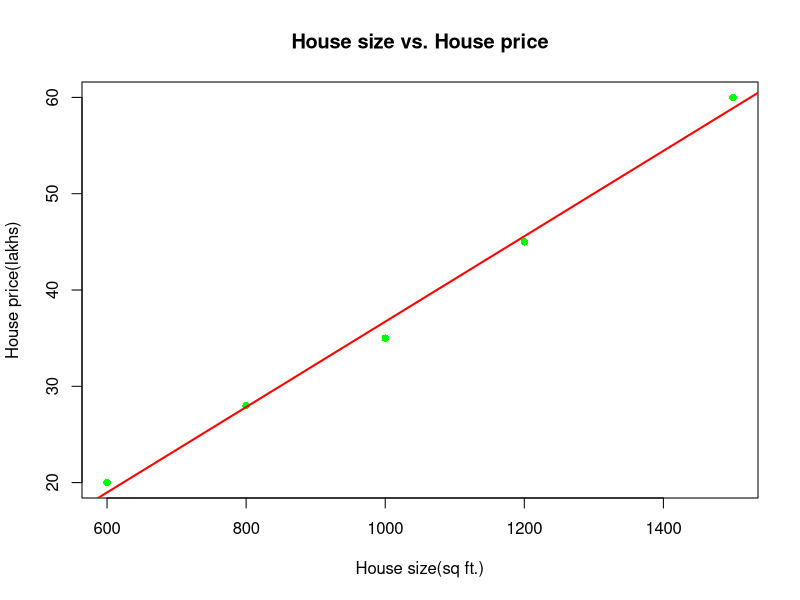

Here is the R script that generated this plot:
# House size vs. House price

size <- c(600, 800, 1000, 1200, 1500)
price <- c(20, 28, 35, 45, 60)

house_data <- data.frame(size, price)

plot(
  house_data$size,
  house_data$price,
  main = "House size vs. House price",
  xlab = "House size(sq ft.)",
  ylab = "House price(lakhs)",
  pch = 16,
  col = "green"
)

model3 <- lm(price ~ size, data = house_data)

abline(model3, col = "red", lwd = 2)

summary(model3)

new_house <- data.frame(size = 1300)
predict(model3, new_house)